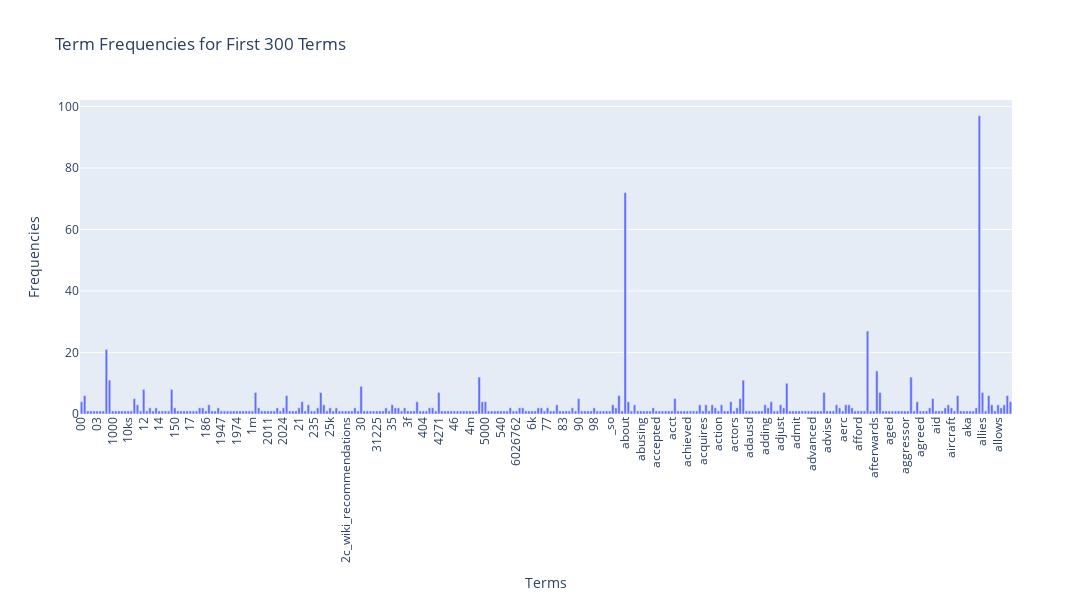

Notebook code cell kept with this figure:
### Code cell
import plotly.express as px
import pandas as pd
import numpy as np

# 1) 計算詞頻
term_freq = np.asarray(newdataset_count.sum(axis=0)).ravel()
vocab = count_vect.get_feature_names_out()

# 2) 取前 300 個詞
df = pd.DataFrame({
    "term": vocab[:300],
    "frequency": term_freq[:300]
})

# 3) 用 plotly 畫互動長條圖
fig = px.bar(df, x="term", y="frequency",
             title="Term Frequencies for First 300 Terms")

fig.update_layout(
    xaxis_title="Terms",
    yaxis_title="Frequencies",
    xaxis_tickangle=-90,
    bargap=0.2,
    height=600, width=1200
)

fig.show()

### Figure 1 — Plotly figure (JSON) as saved in the notebook; plotly's stock layout.template omitted (floating-point values rounded to 4 significant figures; data arrays with more than 128 entries replaced by an {"elided": "..."} marker saying what was removed)
{"data": [{"hovertemplate": "term=%{x}<br>frequency=%{y}<extra></extra>", "legendgroup": "", "marker": {"color": "#636efa", "pattern": {"shape": ""}}, "name": "", "orientation": "v", "showlegend": false, "textposition": "auto", "type": "bar", "x": {"elided": "300 str values"}, "xaxis": "x", "y": {"elided": "300 int values"}, "yaxis": "y"}], "layout": {"bargap": 0.2, "barmode": "relative", "height": 600, "legend": {"tracegroupgap": 0}, "title": {"text": "Term Frequencies for First 300 Terms"}, "width": 1200, "xaxis": {"anchor": "y", "domain": [0, 1], "tickangle": -90, "title": {"text": "Terms"}}, "yaxis": {"anchor": "x", "domain": [0, 1], "title": {"text": "Frequencies"}}}}
